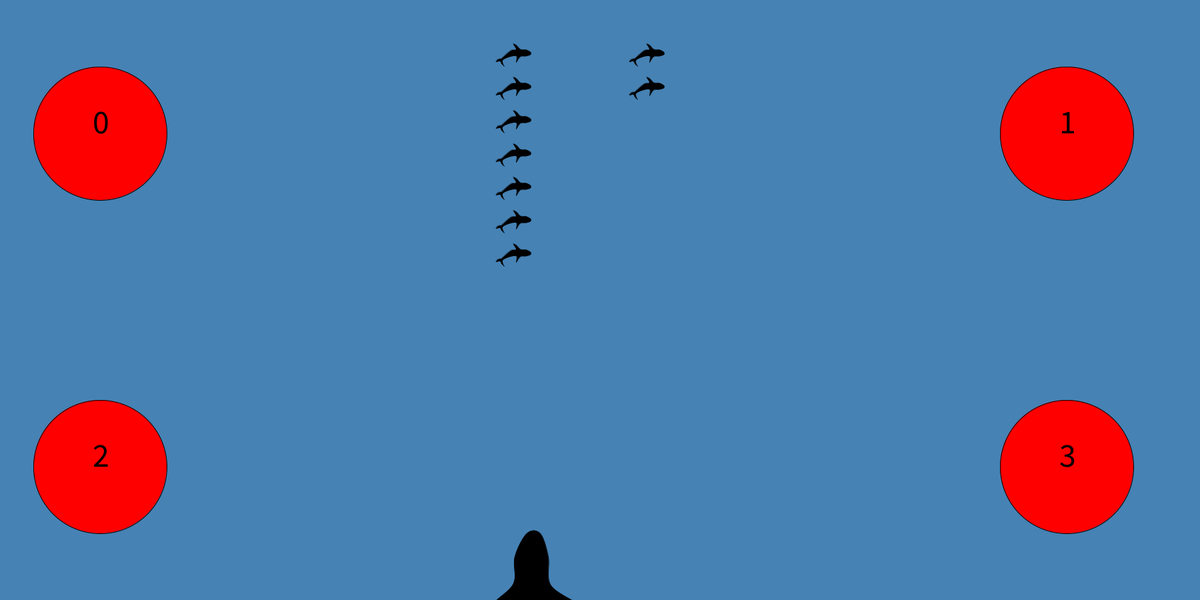
Frame 1 (no input)
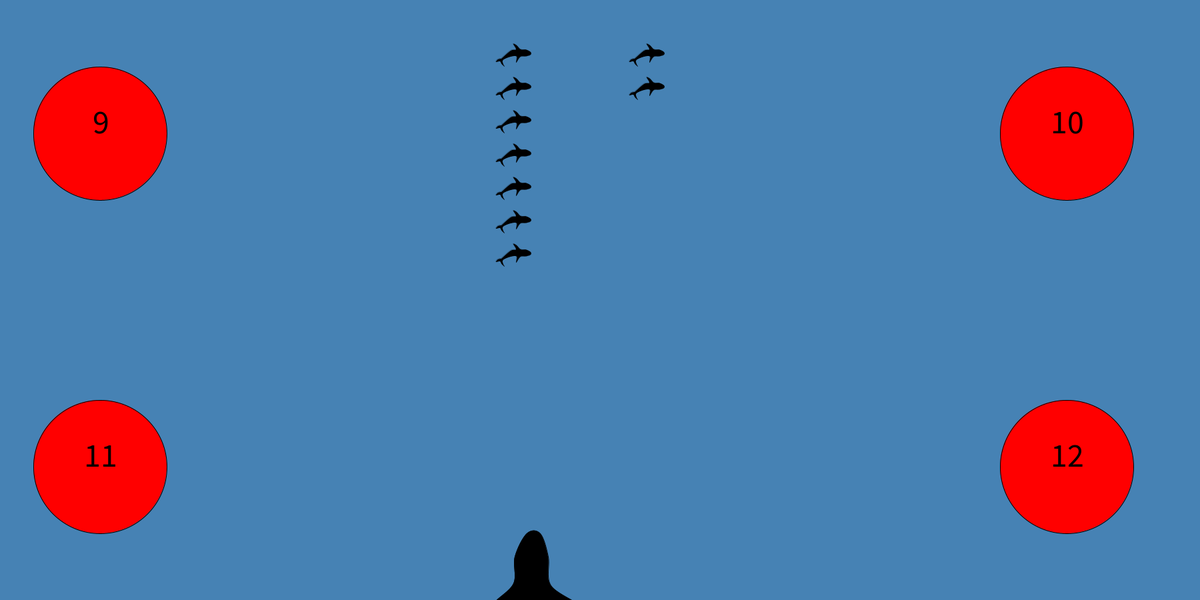
Frame 60 (the mouse pressed at the canvas centre just before this capture)
Frame 120 (the mouse held since frame 60 and released just before this capture): identical to frame 60, image omitted

The Processing sketch that drew these frames (run headless with seeded random() and noise(); from frame 60 on, the mouse is pressed at the canvas centre):

// Processing sketch: SharkProject_End
// ── SharkProject_End.pde
import java.lang.Math;

int SharkPosX = 800;
int SharkPosY = 800;
float SharkRotation = 0;

int FishPosX = 600;
int FishPosY = 50;
float FishRotation = 90;

int test0 = int(random(0, 11));
int test1 = int(random(0, 11));

int numberOfFishGroup1 = 0;
int numberOfFishGroup2 = 0;


int Result;
int notResult = Result + int(random(0, 5));


float[][] sharkShape = { 
  {190, 240}, // the first control point
  {190, 240}, // is also the start point of the curve

  // draw body
  {130, 170}, 
  {120, 130}, 

  // draw left fin
  {80, 150}, 
  {90, 125}, 
  {120, 95}, 

  // draw head
  {122, 55}, 
  {140, 20}, 
  {160, 20}, 
  {172, 55}, 

  // draw right fin
  {176, 98}, 
  {220, 129}, 
  {174, 125}, 

  // draw body
  {175, 170}, 
  {200, 227}, 

  // draw tail
  {230, 226}, 
  {250, 215}, 
  {230, 238}, 
  {210, 250}, 
  {215, 280}, 
  {195, 265}, 
  {190, 240}, 

  {190, 240}, // last control point
};



float[][] fishShape = { 
  {190, 240}, // the first control point
  {190, 240}, // is also the start point of the curve

  // draw body
  {130, 170}, 
  {120, 130}, 

  // draw left fin
  {80, 150}, 
  {90, 125}, 
  {120, 95}, 

  // draw head
  {122, 55}, 
  {140, 20}, 
  {160, 20}, 
  {172, 55}, 

  // draw right fin
  {176, 98}, 
  {220, 129}, 
  {174, 125}, 

  // draw body
  {175, 170}, 
  {200, 227}, 

  // draw tail
  {230, 226}, 
  {250, 215}, 
  {230, 238}, 
  {210, 250}, 
  {215, 280}, 
  {195, 265}, 
  {190, 240}, 

  {190, 240}, // last control point
};

void drawAnswerShape(int x, int y, int diameter, int result)
{
  pushMatrix();
  translate(x, y);
  beginShape();
  ellipseMode(CENTER);  // Set ellipseMode to CENTER
  fill(255, 0, 0);
  ellipse(0, 0, diameter, diameter);
  textSize(50);
  textAlign(CENTER);
  fill(0, 0, 0);
  text(result, 0, 0);
  endShape(); 
  popMatrix();
}




void drawShape(float[][] shape, int x, int y, float rotAngle, float scaleShape)
{
  pushMatrix();
  translate(x, y);
  scale(scaleShape);
  rotate(radians(rotAngle));
  fill(0);
  beginShape();
  for (int n=0; n< shape.length; n++)
  {
    curveVertex(shape[n][0], shape[n][1]);
  }
  endShape(); 
  popMatrix();
}



int drawFishGroup(int x, int y, int numberOfFish) {
  int PosX = 0;
  int PosY = 0;
  for (int i = 0; i < numberOfFish; i++) {
    drawShape(fishShape, x, y + PosY, FishRotation, 0.2);

    PosY = PosY + 50;
  }
  return numberOfFish;
};




void setup() {
  size(1800, 900);
  background(70, 130, 180); // steel grey

  /* Move shark head tip to 0,0 by adjusting all coordinates */
  for (int n=0; n< sharkShape.length; n++)
  {
    sharkShape[n][0] = sharkShape[n][0] - 150; 
    sharkShape[n][1] = sharkShape[n][1] - 20;
  }
}

int resultPosition = int(random(4));


void drawFishGroups(int result, int resultPosition)
{
  if (resultPosition == 0)
  {
    drawAnswerShape( 150, 200, 200, result);
    drawAnswerShape( 1600, 200, 200, result+1);
    drawAnswerShape( 150, 700, 200, result+2);
    drawAnswerShape( 1600, 700, 200, result+3);
  } else if (resultPosition == 1) {
    drawAnswerShape( 150, 200, 200, result+1);
    drawAnswerShape( 1600, 200, 200, result);
    drawAnswerShape( 150, 600, 200, result+2);
    drawAnswerShape( 1600, 600, 200, result+3);
  } else if (resultPosition == 2) {
    drawAnswerShape( 150, 200, 200, result+1);
    drawAnswerShape( 1600, 200, 200, result+2);
    drawAnswerShape( 150, 600, 200, result);
    drawAnswerShape( 1600, 600, 200, result+3);
  } else if (resultPosition == 3) {
    drawAnswerShape( 150, 200, 200, result+1);
    drawAnswerShape( 1600, 200, 200, result+2);
    drawAnswerShape( 150, 600, 200, result+3);
    drawAnswerShape( 1600, 600, 200, result);
  }
}


void draw() {
  background(70, 130, 180);
  smooth();
  fill(0);
  stroke(0);

  drawFishGroups(numberOfFishGroup1 + numberOfFishGroup2, resultPosition);

  numberOfFishGroup1 = drawFishGroup( 800, 50, test0);
  numberOfFishGroup2 = drawFishGroup( 1000, 50, test1);





  drawShape(sharkShape, SharkPosX, SharkPosY, SharkRotation, 1.0);

  //Up Left Corner correct answer
  if (resultPosition == 0) {
    if (SharkPosX >= 50 && SharkPosX <=250 && SharkPosY <= 300 && SharkPosY >= 100) {
      rect(100, 100, 100, 100);
    } else if (SharkPosX >= 1500 && SharkPosX <=1700 && SharkPosY <= 300 && SharkPosY >= 100) {
      ellipse(100, 100, 200, 200);
    } else if (SharkPosX >= 50 && SharkPosX <=250 && SharkPosY >= 600 && SharkPosY <= 800) {
      ellipse(100, 100, 200, 200);
    } else if (SharkPosX >= 1500 && SharkPosX <=1700 && SharkPosY >= 600 && SharkPosY <= 800) {
      ellipse(100, 100, 200, 200);
    }
  }
  //up right Corner correct answer
  if (resultPosition == 1)
  {
    if (SharkPosX >= 50 && SharkPosX <=250 && SharkPosY <= 300 && SharkPosY >= 100)
    {
      ellipse(100, 100, 200, 200);
    } else if (SharkPosX >= 1500 && SharkPosX <=1700 && SharkPosY <= 300 && SharkPosY >= 100)
    {
      rect(100, 100, 100, 100);
    } else if (SharkPosX >= 50 && SharkPosX <=250 && SharkPosY >= 600 && SharkPosY <= 800)
    {
      ellipse(100, 100, 200, 200);
    } else if (SharkPosX >= 1500 && SharkPosX <=1700 && SharkPosY >= 600 && SharkPosY <= 800) {
      ellipse(100, 100, 200, 200);
    }
  }

  //Down Left Corner correct answer
  if (resultPosition == 2) {
    if (SharkPosX >= 50 && SharkPosX <=250 && SharkPosY <= 300 && SharkPosY >= 100) {
      ellipse(100, 100, 200, 200);
    } else if (SharkPosX >= 1500 && SharkPosX <=1700 && SharkPosY <= 300 && SharkPosY >= 100) {
      ellipse(100, 100, 200, 200);
    } else if (SharkPosX >= 50 && SharkPosX <=250 && SharkPosY >= 600 && SharkPosY <= 800) {
      rect(100, 100, 100, 100);
    } else if (SharkPosX >= 1500 && SharkPosX <=1700 && SharkPosY >= 600 && SharkPosY <= 800) {
      ellipse(100, 100, 200, 200);
    }
  }

  //Down Right Corner correct answer
  if (resultPosition == 3) {
    if (SharkPosX >= 50 && SharkPosX <=250 && SharkPosY <= 300 && SharkPosY >= 100) {
      ellipse(100, 100, 200, 200);
    } else if (SharkPosX >= 1500 && SharkPosX <=1700 && SharkPosY <= 300 && SharkPosY >= 100) {
      ellipse(100, 100, 200, 200);
    } else if (SharkPosX >= 50 && SharkPosX <=250 && SharkPosY >= 600 && SharkPosY <= 800) {
      ellipse(100, 100, 200, 200);
    } else if (SharkPosX >= 1500 && SharkPosX <=1700 && SharkPosY >= 600 && SharkPosY <= 800) {
      rect(100, 100, 100, 100);
    }
  }

  if (keyPressed) {
    if (key == 'd' || key == 'D') {
      SharkPosX = SharkPosX + 5;
      SharkRotation =  90;
    }
  } 
  if (keyPressed) {
    if (key == 'a' || key == 'A') {
      SharkPosX = SharkPosX - 5;
      SharkRotation =  270;
    }
  } 
  if (keyPressed) {
    if (key == 's' || key == 'S') {
      SharkPosY = SharkPosY + 5;
      SharkRotation =  180;
    }
  } 
  if (keyPressed) {
    if (key == 'w' || key == 'W') {
      SharkPosY = SharkPosY - 5;
      SharkRotation =  0;
    }
  }

  if (keyPressed) {
    if (key == 'r' || key == 'R') {
      resultPosition = int(random(4));
    }
  }
}
